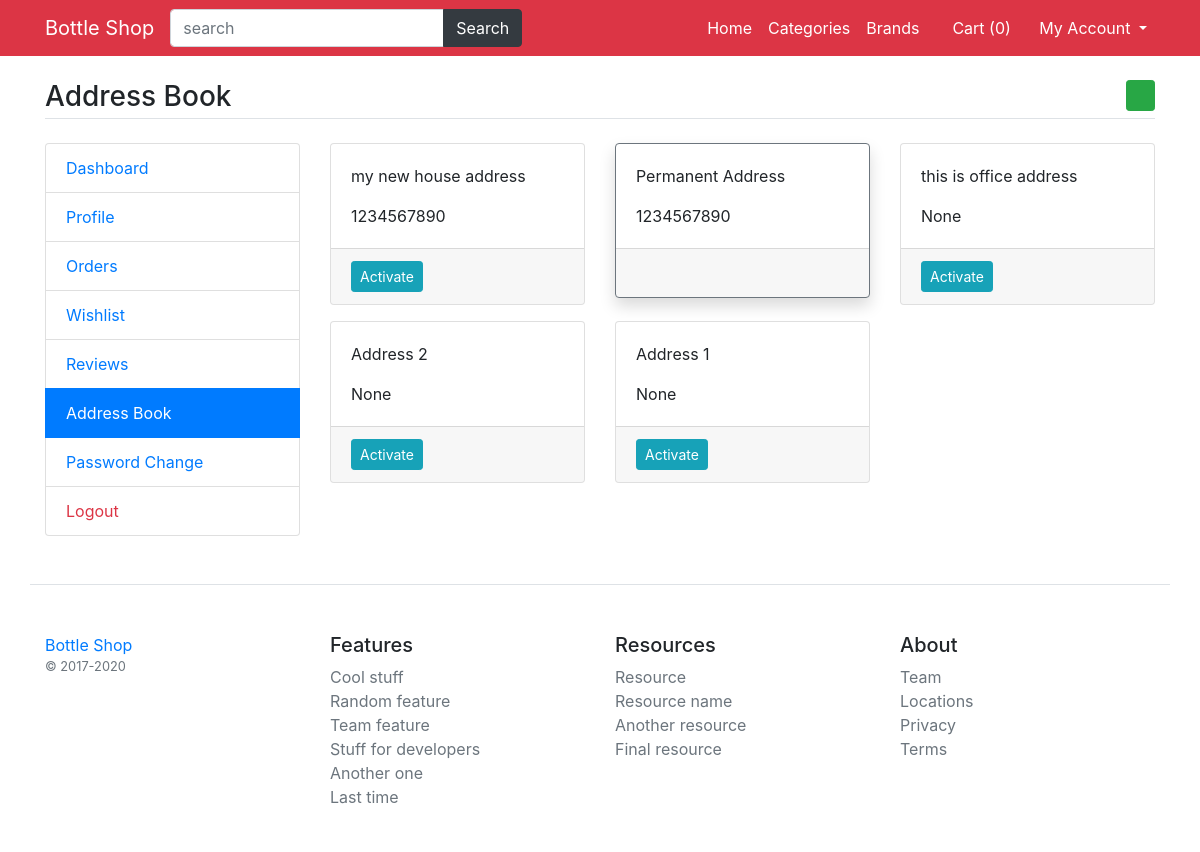
Screenshot of /my-addressbook (signed in) with the database file from the repository.
### main/models.py (models this page shows)
class UserAddressBook(models.Model):
    user=models.ForeignKey(User,on_delete=models.CASCADE)
    mobile=models.CharField(max_length=50,null=True)
    address=models.TextField()
    status=models.BooleanField(default=False)
    class Meta:
        verbose_name_plural='AddressBook'

### main/views.py (the view)
# urls.py: path('my-addressbook',views.my_addressbook,name='my-addressbook'),
def my_addressbook(request):
	addbook=UserAddressBook.objects.filter(user=request.user).order_by('-id')
	return render(request,'user/addressbook.html',{'addbook':addbook})

### main/template_context.py (called while the page is built)
def get_filters(request):
	cats=Product.objects.distinct().values('category__title','category__id')
	brands=Product.objects.distinct().values('brand__title','brand__id')
	colors=ProductAttribute.objects.distinct().values('color__title','color__id','color__color_code')
	sizes=ProductAttribute.objects.distinct().values('size__title','size__id')
	minMaxPrice=ProductAttribute.objects.aggregate(Min('price'),Max('price'))
	data={
		'cats':cats,
		'brands':brands,
		'colors':colors,
		'sizes':sizes,
		'minMaxPrice':minMaxPrice,
	}
	return data

### main/templates/user/addressbook.html (shortened to what this page needs)
{% extends 'base.html' %}
{% load static %}
{% block content %}
<main class="container my-4">
	<h3 class="my-4 border-bottom pb-1">Address Book <a href="{% url 'add-address' %}" class="float-right btn btn-sm btn-success"><i class="fa fa-plus"></i></a></h3>
	<div class="row">
		<div class="col-md-3">
			{% include 'user/user-sidebar.html' %}
		</div>
		<div class="col-md-9">
			<div class="row">
				{% for add in addbook %}
				<div class="col-md-4">
					<div class="card mb-3 {% if add.status %}border-secondary shadow{% endif %} address{{add.id}} address">
						<div class="card-body">
							<p class="card-text">{{add.address}}</p>
							<p class="card-text">{{add.mobile}}</p>
						</div>
						{% if add.status %}
						<div class="card-footer">
							<i class="fa fa-check-circle text-success check{{add.id}} check"></i>
							<a href="{% url 'update-address' add.id %}"><i class="fa fa-edit"></i></a>
						</div>
						{% else %}
						<div class="card-footer footer{{add.id}}">
							<button data-address="{{add.id}}" class="btn btn-sm btn-info activate-address btn{{add.id}} actbtn">Activate</button>
							<a href="{% url 'update-address' add.id %}"><i class="fa fa-edit"></i></a>
						</div>
						{% endif %}
					</div>
				</div>
				{% endfor %}
			</div>
		</div>
	</div>
</main>
{% endblock %}

### rows the page displays
UserAddressBook: address "my new house address", mobile "1234567890"
UserAddressBook: address "Permanent Address", mobile "1234567890"
UserAddressBook: address "this is office address", mobile "None"
UserAddressBook: address "Address 2", mobile "None"
UserAddressBook: address "Address 1", mobile "None"

### other values shown
{{ request.session.cartdata|length }} "0"
